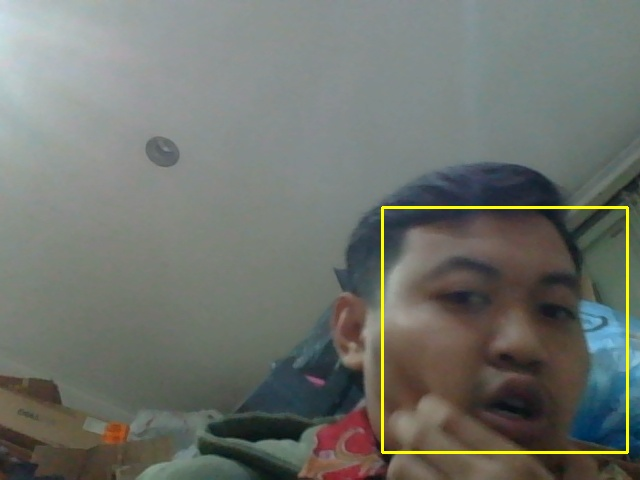
#> input picture datawajah/0519104022_Syaefulloh_Teknik Industri_2.jpg, 640 x 480 px; its folder holds only this picture in this run
$ python -i nyoba.py   (imports and definitions only)
#> lines starting #> are read from the running program, lines starting #| are printed output that depends on the picture
from pymongo import MongoClient
import requests
import cv2, os, numpy as np
import tkinter as tk
from PIL import ImageTk, Image
from datetime import datetime

# Buat koneksi ke server MongoDB (pastikan MongoDB sudah berjalan)
client = MongoClient("mongodb+srv://distraokta:hawkeye161@cluster0.cybfqid.mongodb.net/?retryWrites=true&w=majority")
db_siswa = client.datasiswa
collection_siswa = db_siswa.siswa


# [7 lines left out: function send_file, not called in this run]

def selesai1():
    intructions.config(text="Rekam Data Telah Selesai!")
def selesai2():
    intructions.config(text="Training Wajah Telah Selesai!")
def selesai3():
    intructions.config(text="Absensi Telah Dilakukan")
# [34 lines left out: function rekamDataWajah, not called in this run]

def trainingWajah():
    wajahDir = 'datawajah'
    latihDir = 'latihwajah'

    def getImageLabel(path):
#> called with path = 'datawajah'
        imagePaths = [os.path.join(path, f) for f in os.listdir(path)]
        faceSamples = []
        faceIDs = []
        for imagePath in imagePaths:
            PILimg = Image.open(imagePath).convert('L')
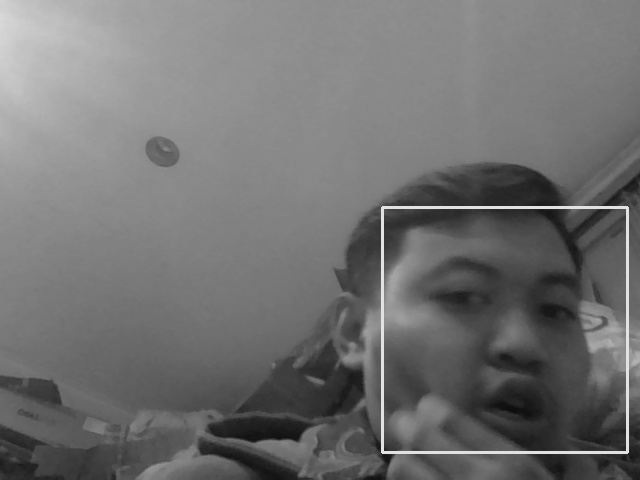
#> PILimg: PIL image 640x480 L; min 11, max 231, mean 112.8
            imgNum = np.array(PILimg, 'uint8')
            faceID = int(os.path.split(imagePath)[-1].split('_')[0])
            faces = faceDetector.detectMultiScale(imgNum)
#> faces = [[387, 215, 232, 232]]
            for (x, y, w, h) in faces:
                faceSamples.append(imgNum[y:y + h, x:x + w])
                faceIDs.append(faceID)
#> this loop made 1 pass
#> after the loop, faceIDs = [519104022]; faceSamples = 1 item
            return faceSamples, faceIDs

    faceRecognizer = cv2.face.LBPHFaceRecognizer_create()
    faceDetector = cv2.CascadeClassifier('haarcascade_frontalface_default.xml')
    faces, IDs = getImageLabel(wajahDir)
#> faces = 1 item; IDs = [519104022]
    faceRecognizer.train(faces, np.array(IDs))
    # simpan
    faceRecognizer.write(latihDir + '/training.xml')
    selesai2()

# [86 lines left out: functions markAttendance, absensiWajah, kirim_kehadiran_ke_telegram, not called in this run]


# GUI
# [1 line not run here, left out]
# mengatur canvas (window tkinter)
# [1 line that did not run here, left out]
# [2 lines not run here, left out]
# judul
# [1 line that did not run here, left out]
# [1 line not run here, left out]
#credit
# [1 line that did not run here, left out]
# [1 line not run here, left out]
# for entry data nama
# [1 line that did not run here, left out]
# [1 line not run here, left out]
# [1 line that did not run here, left out]
# [1 line not run here, left out]
# for entry data nis
# [1 line that did not run here, left out]
# [1 line not run here, left out]
# [1 line that did not run here, left out]
# [1 line not run here, left out]
# for entry data kelas
# [1 line that did not run here, left out]
# [1 line not run here, left out]
# [1 line that did not run here, left out]
# [3 lines not run here, left out]

# tombol untuk rekam data wajah
# [1 line that did not run here, left out]
# [1 line not run here, left out]
Rekam_text = tk.StringVar()
# [1 line that did not run here, left out]
# [2 lines not run here, left out]

# tombol untuk training wajah
Rekam_text1 = tk.StringVar()
# [1 line that did not run here, left out]
# [2 lines not run here, left out]

# tombol absensi dengan wajah
Rekam_text2 = tk.StringVar()
# [1 line that did not run here, left out]
# [7 lines not run here, left out]

#> (the run stopped early here; a loop or call above may not have finished)

$ run again, on datawajah/0519104022_Syaefulloh_Teknik Industri_27.jpg
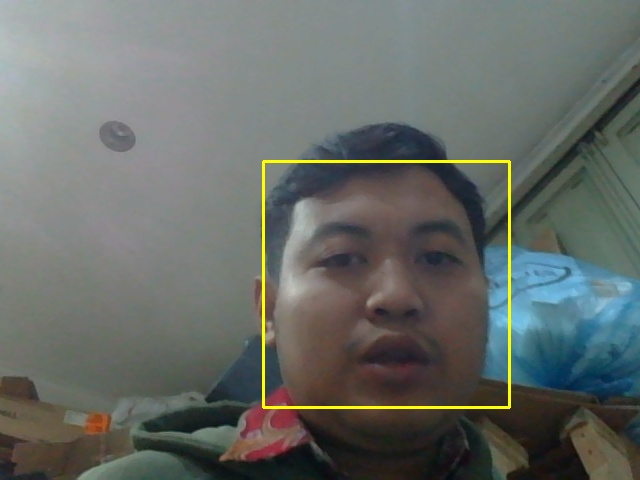
#> input picture datawajah/0519104022_Syaefulloh_Teknik Industri_27.jpg, 640 x 480 px
#> in getImageLabel, `PILimg = Image.open(imagePath).convert('L')`:
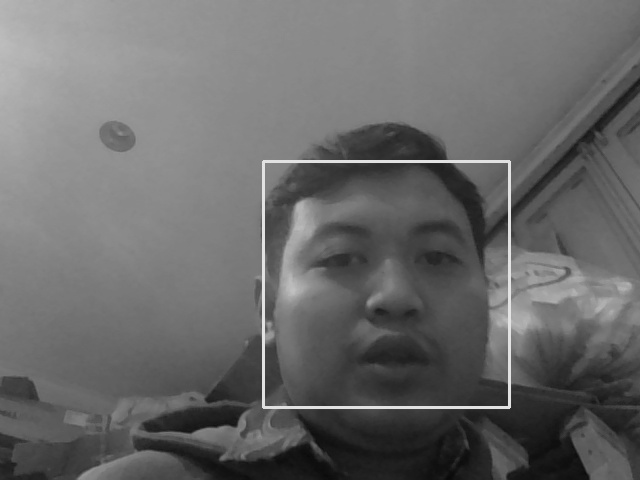
#> PILimg: PIL image 640x480 L; min 9, max 232, mean 105.5
#> in getImageLabel, `faces = faceDetector.detectMultiScale(imgNum)`: faces = [[570, 422, 40, 40], [263, 158, 252, 252]]
#> the loop in getImageLabel, `for (x, y, w, h) in faces:` made 2 passes
#> after the loop in getImageLabel, `for (x, y, w, h) in faces:`: faceIDs = [519104022, 519104022]; faceSamples = 2 items
#> in trainingWajah, `faces, IDs = getImageLabel(wajahDir)`: IDs = [519104022, 519104022]

$ run again, on datawajah/201115243_Distra Okta_XIII TEDK_10.jpg
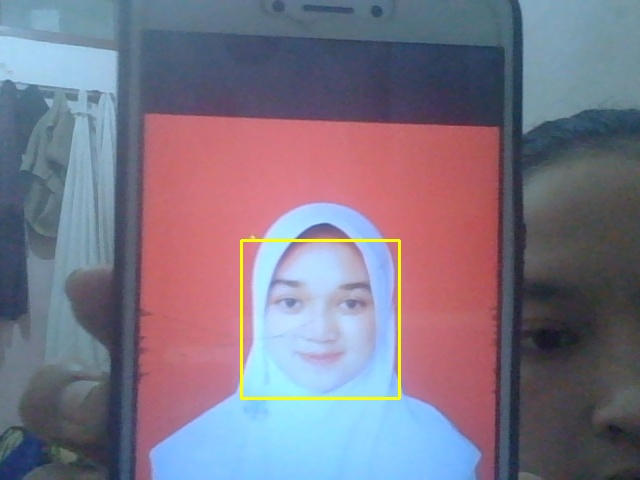
#> input picture datawajah/201115243_Distra Okta_XIII TEDK_10.jpg, 640 x 480 px
#> in getImageLabel, `PILimg = Image.open(imagePath).convert('L')`:
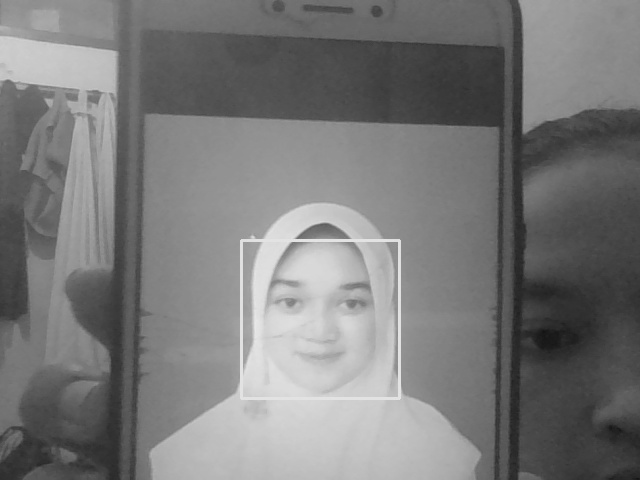
#> PILimg: PIL image 640x480 L; min 19, max 233, mean 121.4
#> in getImageLabel, `faces = faceDetector.detectMultiScale(imgNum)`: faces = [[51, 73, 64, 64], [250, 248, 140, 140]]
#> the loop in getImageLabel, `for (x, y, w, h) in faces:` made 2 passes
#> after the loop in getImageLabel, `for (x, y, w, h) in faces:`: faceIDs = [201115243, 201115243]; faceSamples = 2 items
#> in trainingWajah, `faces, IDs = getImageLabel(wajahDir)`: IDs = [201115243, 201115243]
